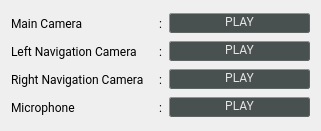
         <widget class="QWidget" name="statusIntBallValues0_6" native="true">
          <property name="geometry">
           <rect>
            <x>20</x>
            <y>350</y>
            <width>321</width>
            <height>131</height>
           </rect>
          </property>
          <property name="sizePolicy">
           <sizepolicy hsizetype="Preferred" vsizetype="MinimumExpanding">
            <horstretch>0</horstretch>
            <verstretch>0</verstretch>
           </sizepolicy>
          </property>
          <property name="font">
           <font>
            <family>Roboto</family>
           </font>
          </property>
          <layout class="QGridLayout" name="gridLayout_37">
           <property name="bottomMargin">
            <number>9</number>
           </property>
           <item row="0" column="0">
            <widget class="QLabel" name="labelMainCamera">
             <property name="font">
              <font>
               <family>Roboto</family>
              </font>
             </property>
             <property name="text">
              <string>Main Camera</string>
             </property>
            </widget>
           </item>
           <item row="0" column="2">
            <widget class="intball::CommandButton" name="controlMainCameraStreamingButton">
             <property name="font">
              <font>
               <family>Roboto</family>
               <underline>false</underline>
              </font>
             </property>
             <property name="styleSheet">
              <string notr="true">QPushButton {
  background-color: rgb(72, 80, 80);
  color: rgb(229, 227, 226);
  padding-bottom: 3px;
  border-radius: 2px;
  border: 1px outset rgb(92, 100, 100);
}
QPushButton:pressed {
  background-color: rgb(92, 100, 100);
  color: rgb(255, 255, 255);
  padding-bottom: 3px;
  border-radius: 2px;
  border: 1px outset rgb(92, 100, 100);
}
QPushButton:disabled {
  background-color: rgb(112, 120, 120);
  color: rgb(255, 255, 255);
  padding-bottom: 3px;
  border-radius: 2px;
  border: 1px outset rgb(112, 120, 120);
}</string>
             </property>
             <property name="text">
              <string>PLAY</string>
             </property>
             <property name="icon">
              <iconset resource="../resources.qrc">
               <normaloff>:/ground_system/image/controller-play_fill_green.svg</normaloff>:/ground_system/image/controller-play_fill_green.svg</iconset>
             </property>
             <property name="iconSize">
              <size>
               <width>22</width>
               <height>22</height>
              </size>
             </property>
            </widget>
           </item>
           <item row="2" column="1">
            <widget class="QLabel" name="labelSplitter_49">
             <property name="minimumSize">
              <size>
               <width>4</width>
               <height>0</height>
              </size>
             </property>
             <property name="maximumSize">
              <size>
               <width>4</width>
               <height>16777215</height>
              </size>
             </property>
             <property name="font">
              <font>
               <family>Roboto</family>
              </font>
             </property>
             <property name="text">
              <string>:</string>
             </property>
            </widget>
           </item>
           <item row="0" column="1">
            <widget class="QLabel" name="labelSplitter_52">
             <property name="minimumSize">
              <size>
               <width>0</width>
               <height>4</height>
              </size>
             </property>
             <property name="maximumSize">
              <size>
               <width>4</width>
               <height>16777215</height>
              </size>
             </property>
             <property name="font">
              <font>
               <family>Roboto</family>
              </font>
             </property>
             <property name="text">
              <string>:</string>
             </property>
            </widget>
           </item>
           <item row="1" column="1">
            <widget class="QLabel" name="labelSplitter_50">
             <property name="minimumSize">
              <size>
               <width>4</width>
               <height>0</height>
              </size>
             </property>
             <property name="maximumSize">
              <size>
               <width>4</width>
               <height>16777215</height>
              </size>
             </property>
             <property name="font">
              <font>
               <family>Roboto</family>
              </font>
             </property>
             <property name="text">
              <string>:</string>
             </property>
            </widget>
           </item>
           <item row="1" column="2">
            <widget class="intball::CommandButton" name="controlLeftCameraStreamingButton">
             <property name="font">
              <font>
               <family>Roboto</family>
               <underline>false</underline>
              </font>
             </property>
             <property name="styleSheet">
              <string notr="true">QPushButton {
  background-color: rgb(72, 80, 80);
  color: rgb(229, 227, 226);
  padding-bottom: 3px;
  border-radius: 2px;
  border: 1px outset rgb(92, 100, 100);
}
QPushButton:pressed {
  background-color: rgb(92, 100, 100);
  color: rgb(255, 255, 255);
  padding-bottom: 3px;
  border-radius: 2px;
  border: 1px outset rgb(92, 100, 100);
}
QPushButton:disabled {
  background-color: rgb(112, 120, 120);
  color: rgb(255, 255, 255);
  padding-bottom: 3px;
  border-radius: 2px;
  border: 1px outset rgb(112, 120, 120);
}</string>
             </property>
             <property name="text">
              <string>PLAY</string>
             </property>
             <property name="icon">
              <iconset resource="../resources.qrc">
               <normaloff>:/ground_system/image/controller-play_fill_green.svg</normaloff>:/ground_system/image/controller-play_fill_green.svg</iconset>
             </property>
             <property name="iconSize">
              <size>
               <width>22</width>
               <height>22</height>
              </size>
             </property>
            </widget>
           </item>
           <item row="4" column="0">
            <widget class="QLabel" name="labelMicrophone">
             <property name="font">
              <font>
               <family>Roboto</family>
              </font>
             </property>
             <property name="text">
              <string>Microphone</string>
             </property>
            </widget>
           </item>
           <item row="4" column="1">
            <widget class="QLabel" name="labelSplitter_51">
             <property name="minimumSize">
              <size>
               <width>4</width>
               <height>0</height>
              </size>
             </property>
             <property name="maximumSize">
              <size>
               <width>4</width>
               <height>16777215</height>
              </size>
             </property>
             <property name="font">
              <font>
               <family>Roboto</family>
              </font>
             </property>
             <property name="text">
              <string>:</string>
             </property>
            </widget>
           </item>
           <item row="1" column="0">
            <widget class="QLabel" name="labelLeftCamera">
             <property name="font">
              <font>
               <family>Roboto</family>
              </font>
             </property>
             <property name="text">
              <string>Left Navigation Camera</string>
             </property>
            </widget>
           </item>
           <item row="2" column="0">
            <widget class="QLabel" name="labelRightCamera">
             <property name="font">
              <font>
               <family>Roboto</family>
              </font>
             </property>
             <property name="text">
              <string>Right Navigation Camera</string>
             </property>
            </widget>
           </item>
           <item row="2" column="2">
            <widget class="intball::CommandButton" name="controlRightCameraStreamingButton">
             <property name="font">
              <font>
               <family>Roboto</family>
               <underline>false</underline>
              </font>
             </property>
             <property name="styleSheet">
              <string notr="true">QPushButton {
  background-color: rgb(72, 80, 80);
  color: rgb(229, 227, 226);
  padding-bottom: 3px;
  border-radius: 2px;
  border: 1px outset rgb(92, 100, 100);
}
QPushButton:pressed {
  background-color: rgb(92, 100, 100);
  color: rgb(255, 255, 255);
  padding-bottom: 3px;
  border-radius: 2px;
  border: 1px outset rgb(92, 100, 100);
}
QPushButton:disabled {
  background-color: rgb(112, 120, 120);
  color: rgb(255, 255, 255);
  padding-bottom: 3px;
  border-radius: 2px;
  border: 1px outset rgb(112, 120, 120);
}</string>
             </property>
             <property name="text">
              <string>PLAY</string>
             </property>
             <property name="icon">
              <iconset resource="../resources.qrc">
               <normaloff>:/ground_system/image/controller-play_fill_green.svg</normaloff>:/ground_system/image/controller-play_fill_green.svg</iconset>
             </property>
             <property name="iconSize">
              <size>
               <width>22</width>
               <height>22</height>
              </size>
             </property>
            </widget>
           </item>
           <item row="4" column="2">
            <widget class="intball::CommandButton" name="controlMicrophoneStreamingButton">
             <property name="font">
              <font>
               <family>Roboto</family>
               <underline>false</underline>
              </font>
             </property>
             <property name="styleSheet">
              <string notr="true">QPushButton {
  background-color: rgb(72, 80, 80);
  color: rgb(229, 227, 226);
  padding-bottom: 3px;
  border-radius: 2px;
  border: 1px outset rgb(92, 100, 100);
}
QPushButton:pressed {
  background-color: rgb(92, 100, 100);
  color: rgb(255, 255, 255);
  padding-bottom: 3px;
  border-radius: 2px;
  border: 1px outset rgb(92, 100, 100);
}
QPushButton:disabled {
  background-color: rgb(112, 120, 120);
  color: rgb(255, 255, 255);
  padding-bottom: 3px;
  border-radius: 2px;
  border: 1px outset rgb(112, 120, 120);
}</string>
             </property>
             <property name="text">
              <string>PLAY</string>
             </property>
             <property name="icon">
              <iconset resource="../resources.qrc">
               <normaloff>:/ground_system/image/controller-play_fill_green.svg</normaloff>:/ground_system/image/controller-play_fill_green.svg</iconset>
             </property>
             <property name="iconSize">
              <size>
               <width>22</width>
               <height>22</height>
              </size>
             </property>
            </widget>
           </item>
          </layout>
         </widget>
